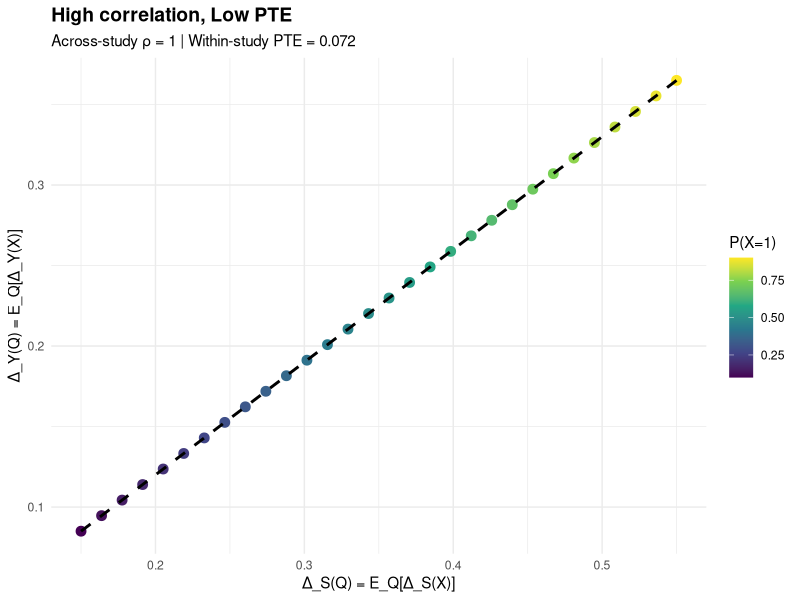
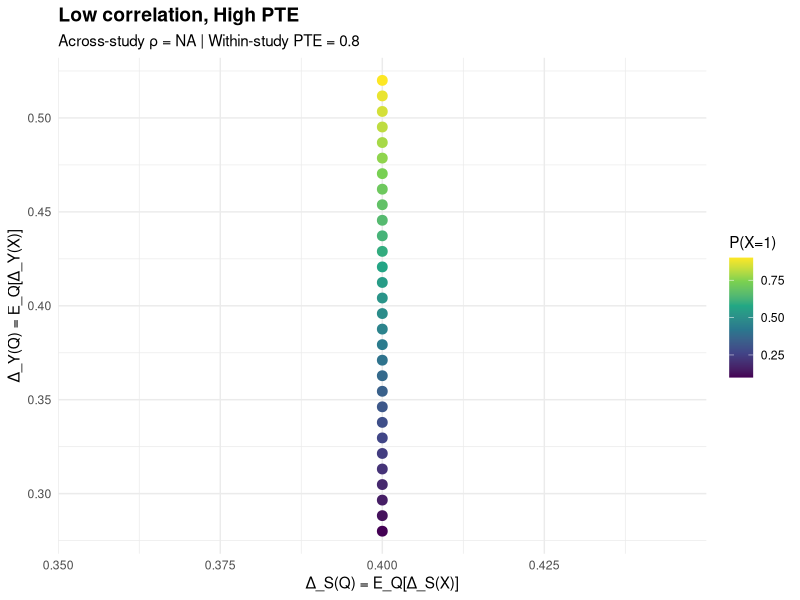

These charts were generated, in order, by the following R code:
# Formal Analysis: When Does Across-Study Correlation Diverge from PTE?
# =========================================================================

library(tidyverse)

# Setup:
# - Δ_S(X) = E[S(1) - S(0) | X]
# - Δ_Y(X) = E[Y(1) - Y(0) | X]
# - Δ_S(Q) = E_Q[Δ_S(X)] (reweighting by Q's distribution of X)
# - Δ_Y(Q) = E_Q[Δ_Y(X)]
# - Across studies: cor(Δ_S(Q), Δ_Y(Q))
# - PTE: 1 - [E(Y | A=1, S) - E(Y | A=0, S)] / [E(Y | A=1) - E(Y | A=0)]

# Binary X ∈ {0, 1}

# ============================================================================
# SCENARIO 1: High correlation, Low PTE
# ============================================================================
#
# Design:
# - Δ_S(X=0) small, Δ_S(X=1) large
# - Δ_Y(X=0) small, Δ_Y(X=1) large
# - But S doesn't cause Y (small θ coefficient)
#
# Result: As Q changes P(X=1), both Δ_S(Q) and Δ_Y(Q) change together → high cor
#         But S doesn't mediate → low PTE

scenario_1 <- function() {
  # Binary outcomes for simplicity
  # E[S(a) | X] = P(S(a) = 1 | X)
  # E[Y(a) | X, S] = P(Y(a) = 1 | X, S)

  # Treatment effects on S by X
  # Δ_S(X=0) = 0.1
  # Δ_S(X=1) = 0.6
  delta_S <- function(x) {
    if (x == 0) return(0.1)
    if (x == 1) return(0.6)
  }

  # Treatment effects on Y by X (similar pattern)
  # Δ_Y(X=0) = 0.05
  # Δ_Y(X=1) = 0.4
  delta_Y <- function(x) {
    if (x == 0) return(0.05)
    if (x == 1) return(0.4)
  }

  # Conditional outcome model: E[Y | X, A, S]
  # Key: S has SMALL effect on Y (weak mediation)
  # Y mainly determined by X and A directly

  # P(Y = 1 | X=0, A=0, S=0) = 0.2
  # P(Y = 1 | X=0, A=0, S=1) = 0.25  (S effect = 0.05, small)
  # P(Y = 1 | X=0, A=1, S=0) = 0.25
  # P(Y = 1 | X=0, A=1, S=1) = 0.30

  # P(Y = 1 | X=1, A=0, S=0) = 0.3
  # P(Y = 1 | X=1, A=0, S=1) = 0.35  (S effect = 0.05, small)
  # P(Y = 1 | X=1, A=1, S=0) = 0.7   (large direct effect)
  # P(Y = 1 | X=1, A=1, S=1) = 0.75

  E_Y_given_XAS <- function(x, a, s) {
    if (x == 0) {
      if (a == 0) {
        if (s == 0) return(0.2)
        if (s == 1) return(0.25)
      } else {
        if (s == 0) return(0.25)
        if (s == 1) return(0.30)
      }
    } else {  # x == 1
      if (a == 0) {
        if (s == 0) return(0.3)
        if (s == 1) return(0.35)
      } else {
        if (s == 0) return(0.7)
        if (s == 1) return(0.75)
      }
    }
  }

  # Also need E[S(a) | X] to compute expectations
  # Design to match Δ_S(X)
  # If Δ_S(0) = 0.1 and Δ_S(1) = 0.6, then:
  # P(S(0)=1 | X=0) = 0.3, P(S(1)=1 | X=0) = 0.4
  # P(S(0)=1 | X=1) = 0.2, P(S(1)=1 | X=1) = 0.8

  P_S_given_XA <- function(x, a) {
    if (x == 0) {
      if (a == 0) return(0.3)  # P(S(0)=1 | X=0)
      if (a == 1) return(0.4)  # P(S(1)=1 | X=0)
    } else {  # x == 1
      if (a == 0) return(0.2)  # P(S(0)=1 | X=1)
      if (a == 1) return(0.8)  # P(S(1)=1 | X=1)
    }
  }

  list(
    name = "High correlation, Low PTE",
    delta_S = delta_S,
    delta_Y = delta_Y,
    E_Y_given_XAS = E_Y_given_XAS,
    P_S_given_XA = P_S_given_XA
  )
}

# ============================================================================
# SCENARIO 2: Low correlation, High PTE
# ============================================================================
#
# Design:
# - Δ_S(X) constant across X
# - Δ_Y(X) varies across X
# - But S strongly causes Y (large θ coefficient)
#
# Result: As Q changes, Δ_S(Q) constant, Δ_Y(Q) varies → zero cor
#         But S mediates strongly → high PTE

scenario_2 <- function() {
  # Treatment effects on S (CONSTANT)
  delta_S <- function(x) 0.4  # same for all X

  # Treatment effects on Y (VARIES)
  delta_Y <- function(x) {
    if (x == 0) return(0.25)
    if (x == 1) return(0.55)
  }

  # Conditional outcome model: S has LARGE effect on Y
  # P(Y = 1 | X, A, S) = baseline + X_effect + A_effect + S_effect
  # Where S_effect is large

  E_Y_given_XAS <- function(x, a, s) {
    baseline <- 0.1
    x_effect <- 0.15 * x  # X matters for Y
    a_effect <- 0.05 * a  # Small direct effect
    s_effect <- 0.5 * s   # LARGE S effect (key for high PTE)

    baseline + x_effect + a_effect + s_effect
  }

  # S distribution: constant treatment effect
  P_S_given_XA <- function(x, a) {
    # Design: P(S(1)=1 | X) - P(S(0)=1 | X) = 0.4 for all X
    if (a == 0) {
      return(0.2)  # P(S(0)=1) = 0.2 for all X
    } else {
      return(0.6)  # P(S(1)=1) = 0.6 for all X
    }
  }

  list(
    name = "Low correlation, High PTE",
    delta_S = delta_S,
    delta_Y = delta_Y,
    E_Y_given_XAS = E_Y_given_XAS,
    P_S_given_XA = P_S_given_XA
  )
}

# ============================================================================
# Compute across-study correlation
# ============================================================================

compute_across_study_correlation <- function(scenario) {
  # Generate sequence of studies with different P(X=1)
  p_x_seq <- seq(0.1, 0.9, length.out = 30)

  studies <- map_dfr(p_x_seq, function(p_x) {
    # Compute Δ_S(Q) = E_Q[Δ_S(X)]
    delta_S_Q <- (1 - p_x) * scenario$delta_S(0) + p_x * scenario$delta_S(1)

    # Compute Δ_Y(Q) = E_Q[Δ_Y(X)]
    delta_Y_Q <- (1 - p_x) * scenario$delta_Y(0) + p_x * scenario$delta_Y(1)

    tibble(
      p_x = p_x,
      delta_S_Q = delta_S_Q,
      delta_Y_Q = delta_Y_Q
    )
  })

  rho <- cor(studies$delta_S_Q, studies$delta_Y_Q)

  list(studies = studies, rho = rho)
}

# ============================================================================
# Compute PTE for a single study
# ============================================================================

compute_pte <- function(scenario, p_x) {
  # PTE = 1 - [E(Y | A=1, S, X) - E(Y | A=0, S, X)] / [E(Y | A=1, X) - E(Y | A=0, X)]

  # Denominator: Total treatment effect
  # E[Y | A=1, X] = E_S[E[Y | A=1, S, X] | A=1, X]

  E_Y_given_AX <- function(a, x) {
    p_s_1 <- scenario$P_S_given_XA(x, a)
    p_s_0 <- 1 - p_s_1

    E_Y_s0 <- scenario$E_Y_given_XAS(x, a, 0)
    E_Y_s1 <- scenario$E_Y_given_XAS(x, a, 1)

    p_s_0 * E_Y_s0 + p_s_1 * E_Y_s1
  }

  # Average over X
  E_Y_A1 <- (1 - p_x) * E_Y_given_AX(1, 0) + p_x * E_Y_given_AX(1, 1)
  E_Y_A0 <- (1 - p_x) * E_Y_given_AX(0, 0) + p_x * E_Y_given_AX(0, 1)

  total_effect <- E_Y_A1 - E_Y_A0

  # Numerator: Adjusted treatment effect
  # E[Y | A, S, X] - this is the conditional expectation
  # We need: E_{X,S}[E[Y | A=1, S, X] - E[Y | A=0, S, X]]

  # Average over X and S (where S distribution depends on A)
  adjusted_effect <- 0
  for (x in 0:1) {
    p_X <- ifelse(x == 1, p_x, 1 - p_x)

    # Under A=1, what's the S distribution?
    p_s1_given_A1 <- scenario$P_S_given_XA(x, 1)
    # Under A=0, what's the S distribution?
    p_s1_given_A0 <- scenario$P_S_given_XA(x, 0)

    # For PTE, we typically condition on the S distribution under one arm
    # Common choice: condition on control arm S distribution
    # E[Y(1, S(0)) - Y(0, S(0)) | X]

    for (s in 0:1) {
      p_S <- ifelse(s == 1, p_s1_given_A0, 1 - p_s1_given_A0)

      effect_at_sx <- scenario$E_Y_given_XAS(x, 1, s) - scenario$E_Y_given_XAS(x, 0, s)

      adjusted_effect <- adjusted_effect + p_X * p_S * effect_at_sx
    }
  }

  PTE <- 1 - adjusted_effect / total_effect

  list(
    PTE = PTE,
    total_effect = total_effect,
    adjusted_effect = adjusted_effect
  )
}

# ============================================================================
# Analysis
# ============================================================================

analyze_scenario <- function(scenario_func) {
  scenario <- scenario_func()

  cat("\n", rep("=", 75), "\n", sep = "")
  cat(scenario$name, "\n")
  cat(rep("=", 75), "\n", sep = "")

  # Across-study correlation
  across_study <- compute_across_study_correlation(scenario)

  cat("\nAcross-study correlation:\n")
  cat("  cor(Δ_S(Q), Δ_Y(Q)) = ", round(across_study$rho, 3), "\n")

  # PTE in a typical study (p_x = 0.5)
  pte_mid <- compute_pte(scenario, p_x = 0.5)

  cat("\nWithin-study PTE (P(X=1) = 0.5):\n")
  cat("  PTE = ", round(pte_mid$PTE, 3), "\n")
  cat("  Total effect = ", round(pte_mid$total_effect, 3), "\n")
  cat("  Adjusted effect = ", round(pte_mid$adjusted_effect, 3), "\n")

  # Interpretation
  cat("\n")
  if (!is.na(across_study$rho) && across_study$rho > 0.7 && pte_mid$PTE < 0.5) {
    cat("🚨 DIVERGENCE: High ρ, Low PTE\n")
    cat("   → Knowing Δ_S(Q) highly predictive of Δ_Y(Q) across studies\n")
    cat("   → But S doesn't mediate Y within a study\n")
    cat("   → Interpretation: Δ_S(X) and Δ_Y(X) co-vary with X, but S doesn't cause Y\n")
  } else if (is.na(across_study$rho) && pte_mid$PTE > 0.7) {
    cat("🚨 EXTREME DIVERGENCE: Undefined ρ (no variation in Δ_S), High PTE\n")
    cat("   → S strongly mediates Y within a study\n")
    cat("   → But Δ_S(Q) is constant across studies (no predictive value)\n")
    cat("   → Interpretation: Treatment effect on S doesn't vary with X\n")
  } else if (!is.na(across_study$rho) && abs(across_study$rho) < 0.3 && pte_mid$PTE > 0.7) {
    cat("🚨 DIVERGENCE: Low ρ, High PTE\n")
    cat("   → S strongly mediates Y within a study\n")
    cat("   → But knowing Δ_S(Q) doesn't predict Δ_Y(Q) across studies\n")
    cat("   → Interpretation: Δ_S(X) constant, so studies differ only in Δ_Y(X)\n")
  } else {
    cat("✓ Alignment: Both metrics agree\n")
  }

  # Plot: Δ_S(Q) vs Δ_Y(Q)
  p <- ggplot(across_study$studies, aes(x = delta_S_Q, y = delta_Y_Q)) +
    geom_point(aes(color = p_x), size = 3) +
    geom_smooth(method = "lm", se = FALSE, color = "black", linetype = "dashed") +
    labs(
      title = scenario$name,
      subtitle = paste0("Across-study ρ = ", round(across_study$rho, 3),
                       " | Within-study PTE = ", round(pte_mid$PTE, 3)),
      x = "Δ_S(Q) = E_Q[Δ_S(X)]",
      y = "Δ_Y(Q) = E_Q[Δ_Y(X)]",
      color = "P(X=1)"
    ) +
    theme_minimal() +
    theme(plot.title = element_text(size = 14, face = "bold")) +
    scale_color_viridis_c()

  list(
    scenario = scenario,
    rho = across_study$rho,
    pte = pte_mid$PTE,
    studies = across_study$studies,
    plot = p
  )
}

# Run scenarios
result_1 <- analyze_scenario(scenario_1)
result_2 <- analyze_scenario(scenario_2)

# Verify treatment effects match design
cat("\n", rep("=", 75), "\n", sep = "")
cat("VERIFICATION: Check that specified Δ_S(X), Δ_Y(X) match computed values\n")
cat(rep("=", 75), "\n", sep = "")

verify_scenario <- function(scenario) {
  cat("\nScenario:", scenario$name, "\n")

  for (x in 0:1) {
    # Compute actual Δ_S(X) from model
    p_s1 <- scenario$P_S_given_XA(x, 1)
    p_s0 <- scenario$P_S_given_XA(x, 0)
    delta_s_computed <- p_s1 - p_s0
    delta_s_specified <- scenario$delta_S(x)

    cat("  X=", x, ": Δ_S specified=", delta_s_specified,
        " computed=", delta_s_computed, "\n", sep = "")

    # Compute actual Δ_Y(X) from model
    E_Y1 <- 0
    E_Y0 <- 0
    for (s in 0:1) {
      p_s_under_1 <- ifelse(s == 1, p_s1, 1 - p_s1)
      p_s_under_0 <- ifelse(s == 1, p_s0, 1 - p_s0)

      E_Y1 <- E_Y1 + p_s_under_1 * scenario$E_Y_given_XAS(x, 1, s)
      E_Y0 <- E_Y0 + p_s_under_0 * scenario$E_Y_given_XAS(x, 0, s)
    }

    delta_y_computed <- E_Y1 - E_Y0
    delta_y_specified <- scenario$delta_Y(x)

    cat("  X=", x, ": Δ_Y specified=", delta_y_specified,
        " computed=", round(delta_y_computed, 4), "\n", sep = "")
  }
}

verify_scenario(result_1$scenario)
verify_scenario(result_2$scenario)

# Save plots
dir.create("explorations/figures", showWarnings = FALSE, recursive = TRUE)
ggsave("explorations/figures/formal_high_rho_low_pte.png", result_1$plot,
       width = 8, height = 6)
ggsave("explorations/figures/formal_low_rho_high_pte.png", result_2$plot,
       width = 8, height = 6)

# Summary
cat("\n", rep("=", 75), "\n", sep = "")
cat("SUMMARY\n")
cat(rep("=", 75), "\n", sep = "")

summary_tbl <- tibble(
  Scenario = c(result_1$scenario$name, result_2$scenario$name),
  `Across-study ρ` = round(c(result_1$rho, result_2$rho), 3),
  `Within-study PTE` = round(c(result_1$pte, result_2$pte), 3),
  Divergence = c(
    (!is.na(result_1$rho) && result_1$rho > 0.7 && result_1$pte < 0.5),
    (is.na(result_2$rho) && result_2$pte > 0.7) || (!is.na(result_2$rho) && abs(result_2$rho) < 0.3 && result_2$pte > 0.7)
  )
)

print(summary_tbl)

cat("\n\nKEY MATHEMATICAL INSIGHT:\n")
cat("- Δ_S(Q) and Δ_Y(Q) are linear functionals of Q (reweightings)\n")
cat("- Across-study cor depends on: Cov(Δ_S(X), Δ_Y(X)) across X values\n")
cat("- PTE depends on: how much of E[Y | A, X] is explained by E[Y | A, S, X]\n")
cat("- These CAN diverge when:\n")
cat("    1. Δ_S(X) and Δ_Y(X) co-vary, but S doesn't cause Y (common driver X)\n")
cat("    2. S causes Y strongly, but Δ_S(X) is constant (no heterogeneity)\n")
